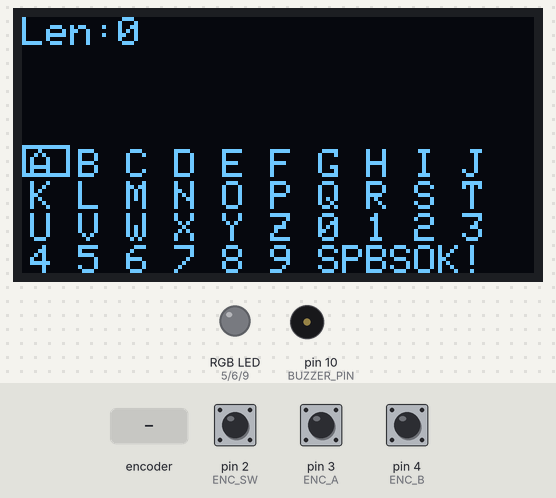
This sketch was run on a simulated Arduino Uno, built with avr-gcc and run on an emulated ATmega328P. Shown: 128×64 one-colour display, an RGB LED mixed from three pins (HIGH = lit), buzzer (waves = sounding). Inputs (shaded band) come from the test bench; at power-on: pin 2 (ENC_SW) HIGH, pin 3 (ENC_A) HIGH, pin 4 (ENC_B) HIGH. No radio packets arrive unless stated.

Above: at 1.2 s.
1.3 s: rotary encoder on pin 3 (ENC_A) / pin 4 (ENC_B) turned 3 steps (first pin leading)
At 1.47 s:
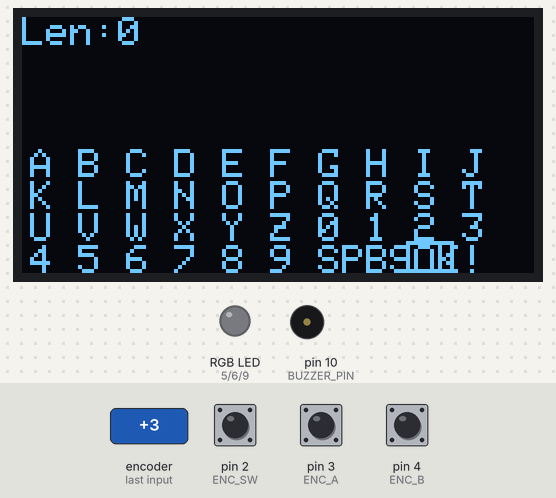
3.4 s: pin 2 (ENC_SW) pulled LOW for 0.15 s
At 4.7 s:
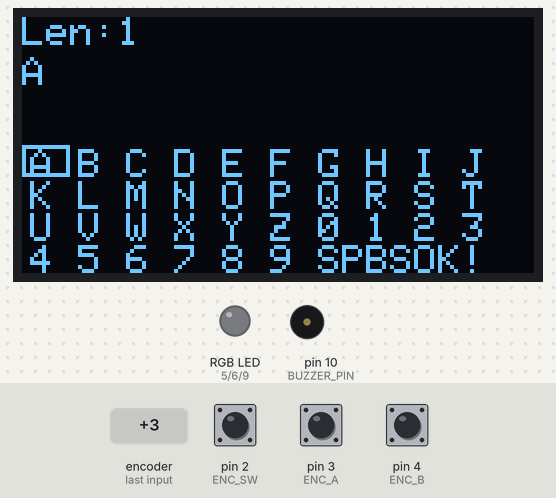
5.1 s: rotary encoder on pin 3 (ENC_A) / pin 4 (ENC_B) turned 1 step (first pin leading)
At 6.3 s:
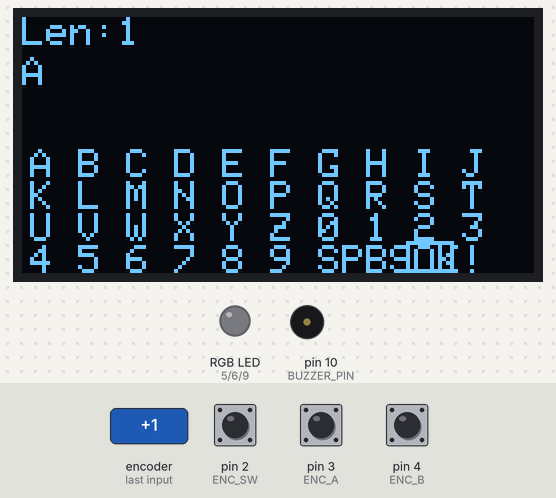
6.8 s: pin 2 (ENC_SW) pulled LOW for 0.15 s
At 7.03 s:
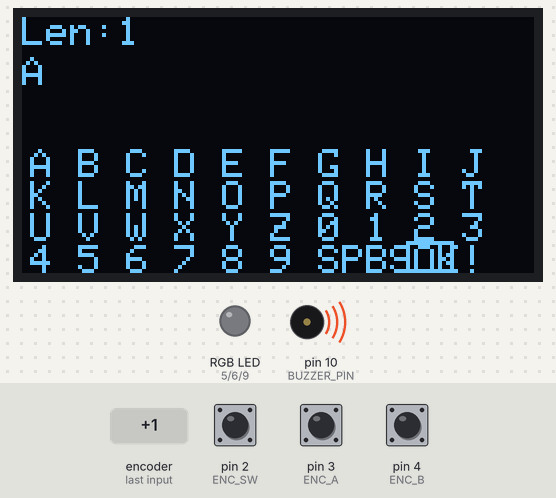
7.5 s: pin 2 (ENC_SW) pulled LOW for 1 s
At 9.07 s:
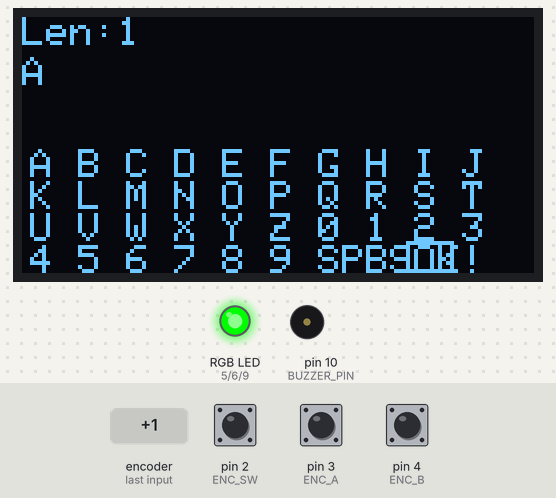
Timing chart, 0 to 10.1 s (numbered marks = the images above; inputs shaded):
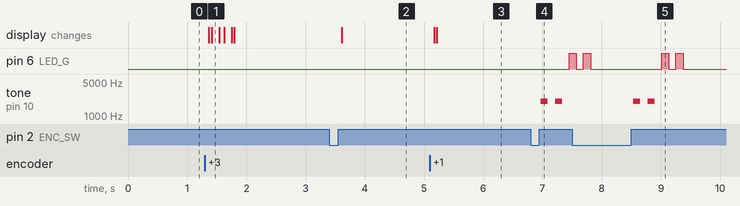

The sketch:

clavier_2.ino
```cpp
#include <Wire.h>
#include <SPI.h>
#include <RF24.h>
#include <Adafruit_GFX.h>
#include <Adafruit_SSD1306.h>

// ===== OLED =====
#define SCREEN_WIDTH 128
#define SCREEN_HEIGHT 64
#define OLED_RESET -1
Adafruit_SSD1306 display(SCREEN_WIDTH, SCREEN_HEIGHT, &Wire, OLED_RESET);

// ===== NRF24 =====
#define NRF_CE  7
#define NRF_CSN 8
RF24 radio(NRF_CE, NRF_CSN);

const uint8_t PIPE_TX[6] = "BIP1";
const uint8_t PIPE_RX[6] = "BIP0";

// ===== Encodeur =====
#define ENC_A 3
#define ENC_B 4
#define ENC_SW 2

long ticks = 0;
int lastA = HIGH;

// ===== Bouton =====
bool lastBtn = HIGH;
unsigned long btnDownMs = 0;
bool longPressFired = false;
bool shortClick = false;
bool longClick = false;

// ===== LED RGB =====
#define LED_R 5
#define LED_G 6
#define LED_B 9
const bool COMMON_ANODE = false;

void pwmWrite(int pin, int val) {
  val = constrain(val, 0, 255);
  if (COMMON_ANODE) val = 255 - val;
  analogWrite(pin, val);
}
void ledOff() {
  pwmWrite(LED_R, 0);
  pwmWrite(LED_G, 0);
  pwmWrite(LED_B, 0);
}
void ledBlinkGreen(int times) {
  for (int i = 0; i < times; i++) {
    pwmWrite(LED_G, 255);
    delay(120);
    ledOff();
    delay(120);
  }
}
void ledBlinkRed(int times) {
  for (int i = 0; i < times; i++) {
    pwmWrite(LED_R, 255);
    delay(120);
    ledOff();
    delay(120);
  }
}

// ===== BUZZER =====
#define BUZZER_PIN 10

void buzzerBeep2() {
  for (int i = 0; i < 2; i++) {
    tone(BUZZER_PIN, 2000);
    delay(120);
    noTone(BUZZER_PIN);
    delay(120);
  }
}

// ===== Message =====
#define MSG_MAX 120
char msgBuf[MSG_MAX + 1];
uint16_t msgLen = 0;

const char* pseudo = "ALICE";
uint8_t priority = 2;
uint8_t radioChannel = 42;
static uint8_t nextMsgId = 1;

// ===== Clavier =====
const uint8_t ROWS = 4;
const uint8_t COLS = 10;

// ' ' = espace | '<' = backspace | '>' = OK / SEND
const char kb[ROWS][COLS] = {
  {'A','B','C','D','E','F','G','H','I','J'},
  {'K','L','M','N','O','P','Q','R','S','T'},
  {'U','V','W','X','Y','Z','0','1','2','3'},
  {'4','5','6','7','8','9',' ','<','>','!'}
};

uint8_t selR = 0;
uint8_t selC = 0;

// ===== Utils message =====
void msgAppend(char c) {
  if (msgLen >= MSG_MAX) return;
  msgBuf[msgLen++] = c;
  msgBuf[msgLen] = '\0';
}
void msgBackspace() {
  if (msgLen == 0) return;
  msgLen--;
  msgBuf[msgLen] = '\0';
}
void resetMessage() {
  msgLen = 0;
  msgBuf[0] = '\0';
}

// ===== Encodeur =====
void encoderInit() {
  pinMode(ENC_A, INPUT_PULLUP);
  pinMode(ENC_B, INPUT_PULLUP);
  pinMode(ENC_SW, INPUT_PULLUP);
  lastA = digitalRead(ENC_A);
}
void encoderUpdate() {
  int A = digitalRead(ENC_A);
  int B = digitalRead(ENC_B);
  if (A != lastA) {
    if (B != A) ticks++;
    else ticks--;
    lastA = A;
    long idx = ticks % (ROWS * COLS);
    if (idx < 0) idx += ROWS * COLS;
    selR = idx / COLS;
    selC = idx % COLS;
  }
}

// ===== Bouton =====
void buttonUpdate() {
  shortClick = false;
  longClick  = false;
  bool btn = digitalRead(ENC_SW);
  unsigned long now = millis();

  if (lastBtn == HIGH && btn == LOW) {
    btnDownMs = now;
    longPressFired = false;
  }
  if (btn == LOW && !longPressFired && now - btnDownMs > 900) {
    longPressFired = true;
    longClick = true;
  }
  if (lastBtn == LOW && btn == HIGH && !longPressFired) {
    shortClick = true;
  }
  lastBtn = btn;
}

// ===== NRF24 =====
void setupRadio() {
  pinMode(10, OUTPUT); // recommandé sujet
  radio.begin();
  radio.setChannel(radioChannel);
  radio.setPALevel(RF24_PA_LOW);
  radio.setDataRate(RF24_1MBPS);
  radio.setRetries(5, 10);
  radio.openWritingPipe(PIPE_TX);
  radio.stopListening();
}

bool sendMessageNRF24() {
  if (msgLen == 0) return false;

  uint8_t msgId = nextMsgId++;
  const uint8_t headerSize = 7;
  const uint8_t maxPayload = 32 - headerSize;

  size_t psLen = strlen(pseudo);
  size_t dataLen = psLen + 1 + msgLen;
  uint8_t total = (dataLen + maxPayload - 1) / maxPayload;

  for (uint8_t seq = 0; seq < total; seq++) {
    uint8_t frame[32] = {0};
    frame[0] = 0x01;
    frame[1] = msgId;
    frame[2] = seq;
    frame[3] = total;
    frame[4] = priority;
    frame[5] = psLen;

    uint8_t payloadLen = 0;
    uint16_t start = seq * maxPayload;
    uint16_t end = min(start + maxPayload, dataLen);

    for (uint16_t i = start; i < end; i++) {
      char c = (i < psLen) ? pseudo[i] :
               (i == psLen) ? '\0' :
               msgBuf[i - psLen - 1];
      frame[headerSize + payloadLen++] = c;
    }
    frame[6] = payloadLen;

    if (!radio.write(&frame, sizeof(frame))) return false;
    delay(8);
  }
  return true;
}

// ===== OLED =====
void drawUI() {
  display.clearDisplay();
  display.setTextSize(1);
  display.setTextColor(SSD1306_WHITE);

  display.setCursor(0, 0);
  display.print("Len:");
  display.print(msgLen);

  display.setCursor(0, 10);
  display.print(msgBuf);

  int y0 = 32;
  for (uint8_t r = 0; r < ROWS; r++) {
    for (uint8_t c = 0; c < COLS; c++) {
      int x = c * 12;
      int y = y0 + r * 8;
      if (r == selR && c == selC) display.drawRect(x, y, 12, 8, SSD1306_WHITE);
      display.setCursor(x + 2, y + 1);
      char k = kb[r][c];
      if (k == ' ') display.print("SP");
      else if (k == '<') display.print("BS");
      else if (k == '>') display.print("OK");
      else display.write(k);
    }
  }
  display.display();
}

void setup() {
  pinMode(BUZZER_PIN, OUTPUT);
  pinMode(LED_R, OUTPUT);
  pinMode(LED_G, OUTPUT);
  pinMode(LED_B, OUTPUT);
  ledOff();

  Wire.begin();
  display.begin(SSD1306_SWITCHCAPVCC, 0x3C);

  encoderInit();
  setupRadio();
  drawUI();
}

void loop() {
  encoderUpdate();
  buttonUpdate();

  if (longClick) resetMessage();

  if (shortClick) {
    char k = kb[selR][selC];
    if (k == ' ') msgAppend(' ');
    else if (k == '<') msgBackspace();
    else if (k == '>') {
      bool ok = sendMessageNRF24();
      buzzerBeep2();
      if (ok) ledBlinkGreen(2);
      else ledBlinkRed(2);
    } else msgAppend(k);
  }

  drawUI();
  delay(10);
}
```

Measured:
- after the input at 1.3 s, the display: first changes after 0.07 s (image 1 shows a later state)
- after the input at 3.4 s, the display: changes after 0.21 s (image 2)
- after the input at 5.1 s, the display: first changes after 0.07 s (image 3 shows a later state)
- after the input at 6.8 s, pin 6 (LED_G): LOW → HIGH after 0.65 s; tone on pin 10 (BUZZER_PIN): alternates 2000 Hz for 0.12 s and silent for 0.12 s, starting after 0.17 s
- after the input at 7.5 s, tone on pin 10 (BUZZER_PIN): alternates 2000 Hz for 0.12 s and silent for 0.12 s, 4 changes in all, then stays silent, starting after 1.0 s
